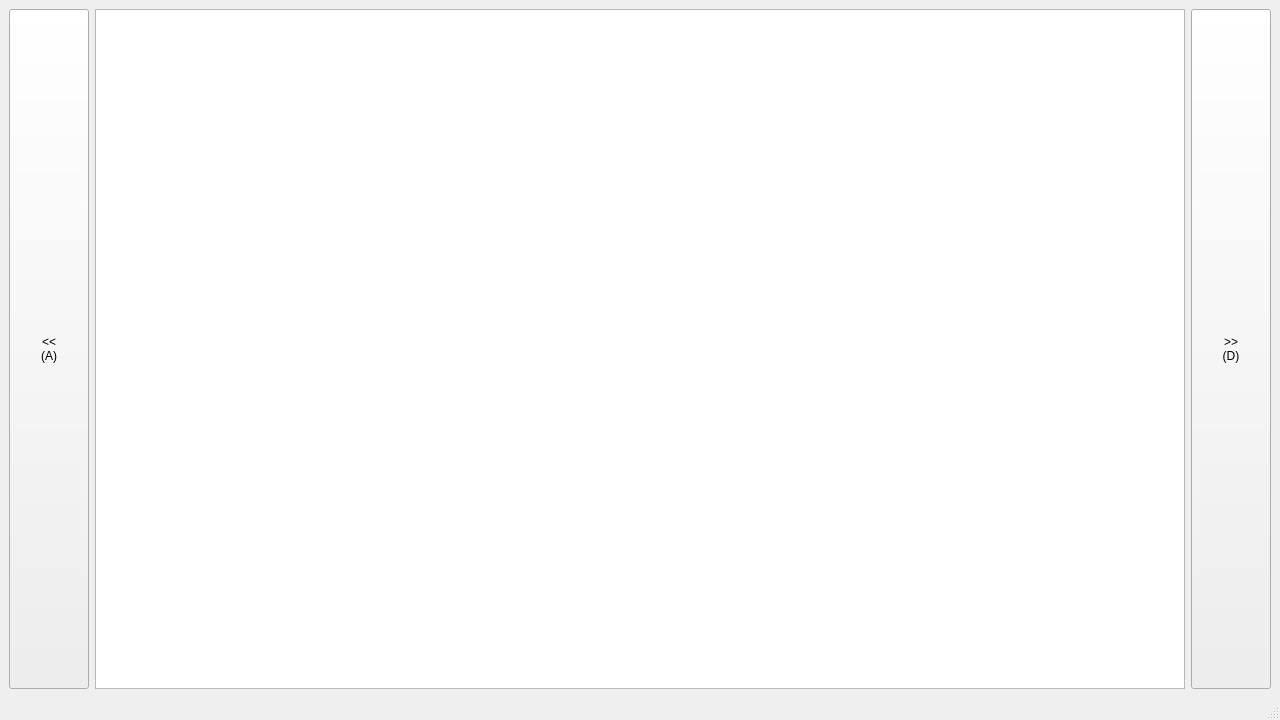
<?xml version="1.0" encoding="UTF-8"?>
<ui version="4.0">
 <class>MainWindow</class>
 <widget class="QMainWindow" name="MainWindow">
  <property name="geometry">
   <rect>
    <x>0</x>
    <y>0</y>
    <width>1280</width>
    <height>720</height>
   </rect>
  </property>
  <property name="windowTitle">
   <string>Task 1</string>
  </property>
  <widget class="QWidget" name="centralwidget">
   <layout class="QGridLayout" name="gridLayout">
    <item row="0" column="2">
     <widget class="QPushButton" name="pushButton_moveRight">
      <property name="sizePolicy">
       <sizepolicy hsizetype="Fixed" vsizetype="Preferred">
        <horstretch>0</horstretch>
        <verstretch>0</verstretch>
       </sizepolicy>
      </property>
      <property name="text">
       <string>&gt;&gt;
(D)</string>
      </property>
     </widget>
    </item>
    <item row="0" column="1">
     <widget class="QGraphicsView" name="graphicsView">
      <property name="verticalScrollBarPolicy">
       <enum>Qt::ScrollBarAlwaysOff</enum>
      </property>
      <property name="horizontalScrollBarPolicy">
       <enum>Qt::ScrollBarAlwaysOff</enum>
      </property>
      <property name="sceneRect">
       <rectf>
        <x>0.000000000000000</x>
        <y>0.000000000000000</y>
        <width>1.000000000000000</width>
        <height>1.000000000000000</height>
       </rectf>
      </property>
      <property name="renderHints">
       <set>QPainter::TextAntialiasing</set>
      </property>
      <property name="viewportUpdateMode">
       <enum>QGraphicsView::FullViewportUpdate</enum>
      </property>
     </widget>
    </item>
    <item row="0" column="0">
     <widget class="QPushButton" name="pushButton_moveLeft">
      <property name="sizePolicy">
       <sizepolicy hsizetype="Fixed" vsizetype="Preferred">
        <horstretch>0</horstretch>
        <verstretch>0</verstretch>
       </sizepolicy>
      </property>
      <property name="text">
       <string>&lt;&lt;
(A)</string>
      </property>
     </widget>
    </item>
   </layout>
  </widget>
  <widget class="QMenuBar" name="menubar">
   <property name="geometry">
    <rect>
     <x>0</x>
     <y>0</y>
     <width>1280</width>
     <height>20</height>
    </rect>
   </property>
  </widget>
  <widget class="QStatusBar" name="statusbar"/>
 </widget>
 <resources/>
 <connections/>
</ui>
